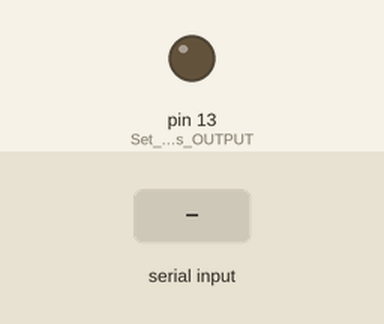
Simulated run of this sketch. Board: Arduino Uno, built with avr-gcc and run on an emulated ATmega328P. Parts: output pins drawn as LEDs (lit = HIGH). The inputs (shaded band) are chosen by the test bench.

Above: at 1.2 s.
1.3 s: "1" received over Serial
At 2.5 s:
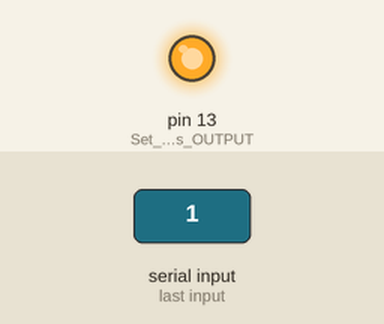
2.8 s: "0" received over Serial
At 3.9 s:
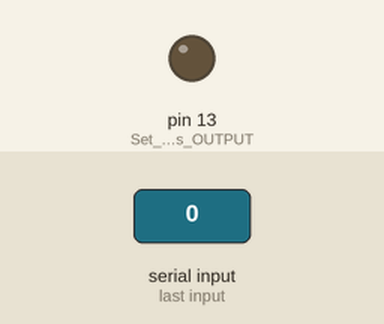
Timing chart, 0 to 5.8 s (numbered marks = the images above; inputs shaded):
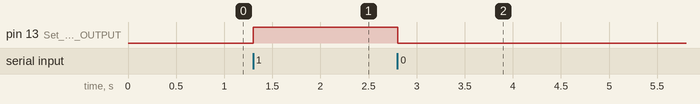

Measured:
- after the input at 1.3 s, pin 13 (Set_pin_as_OUTPUT): LOW → HIGH at once
- after the input at 2.8 s, pin 13 (Set_pin_as_OUTPUT): HIGH → LOW at once

The sketch:

ToArduino.ino
```cpp
char val; // Data received from the serial port

void setup() {
  pinMode(LED_BUILTIN, OUTPUT); // Set pin as OUTPUT
  Serial.begin(9600); // Start serial communication at 9600 bps
}

void loop() {
  if (Serial.available())
  { // If data is available to read,
    val = Serial.read(); // read it and store it in val
  }
  if (val == '1')
  { // If 1 was received
    digitalWrite(LED_BUILTIN, HIGH); // turn the LED on
  } else {
    digitalWrite(LED_BUILTIN, LOW); // otherwise turn it off
  }
  delay(10); // Wait 10 milliseconds for next reading
}
```
